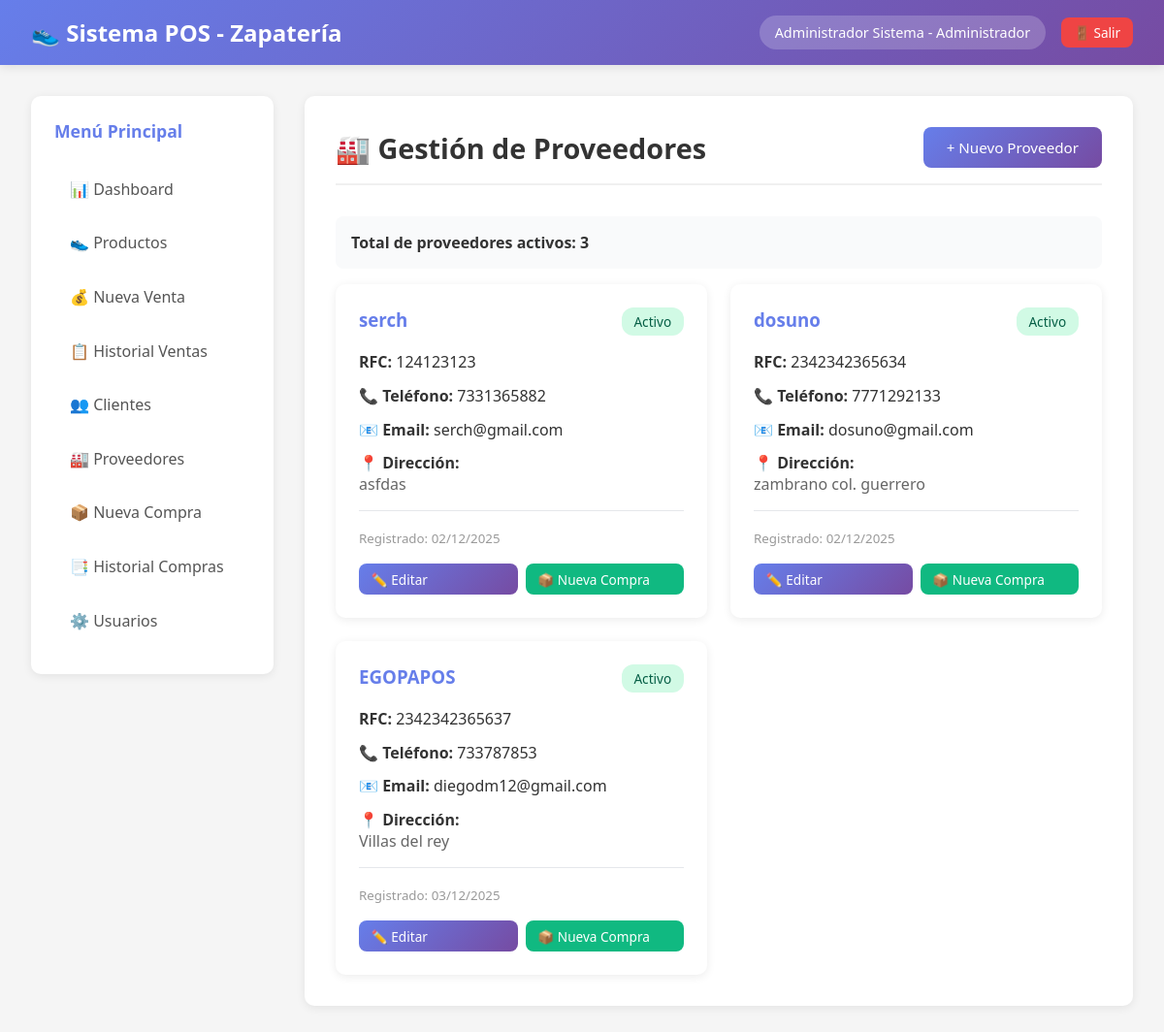
/proveedores/ (signed in), run on the app's committed database.
### pos/models.py (models this page shows, shortened)
class Usuario(AbstractUser):
    ROLES = (
        ('administrador', 'Administrador'),
        ('empleado', 'Empleado'),
        ('consulta', 'Consulta'),
    )
    rol = models.CharField(max_length=20, choices=ROLES, default='empleado')
    telefono = models.CharField(max_length=15, blank=True)
    class Meta:
        verbose_name = 'Usuario'
        verbose_name_plural = 'Usuarios'

class Proveedor(models.Model):
    nombre = models.CharField(max_length=200)
    rfc = models.CharField(max_length=13, unique=True)
    telefono = models.CharField(max_length=15)
    email = models.EmailField()
    direccion = models.TextField()
    activo = models.BooleanField(default=True)
    fecha_registro = models.DateTimeField(auto_now_add=True)
    class Meta:
        verbose_name_plural = 'Proveedores'

### pos/views.py (the view)
# urls.py: path('proveedores/', views.proveedores_lista, name='proveedores'),
@login_required
def proveedores_lista(request):
    proveedores = Proveedor.objects.filter(activo=True)
    context = {'proveedores': proveedores}
    return render(request, 'pos/proveedores.html', context)

### pos/templates/pos/proveedores.html (shortened to what this page needs)
{% extends 'pos/base.html' %}
{% block content %}
<div class="page-header">
    <h2>🏭 Gestión de Proveedores</h2>
    {% if user.rol == 'administrador' %}
    <a href="{% url 'proveedor_nuevo' %}" class="btn btn-primary">+ Nuevo Proveedor</a>
    {% endif %}
</div>
{% if proveedores %}
<div style="margin-bottom: 1rem; padding: 1rem; background: #f9fafb; border-radius: 8px;">
    <strong>Total de proveedores activos: {{ proveedores.count }}</strong>
</div>
<div style="display: grid; grid-template-columns: repeat(auto-fill, minmax(350px, 1fr)); gap: 1.5rem;">
    {% for proveedor in proveedores %}
    <div class="card">
        <div style="display: flex; justify-content: space-between; align-items: start; margin-bottom: 1rem;">
            <h3 style="margin: 0; color: #667eea;">{{ proveedor.nombre }}</h3>
            <span class="badge badge-success">Activo</span>
        </div>
        <div style="margin-bottom: 0.8rem;">
            <strong>RFC:</strong> {{ proveedor.rfc }}
        </div>
        <div style="margin-bottom: 0.8rem;">
            <strong>📞 Teléfono:</strong> {{ proveedor.telefono }}
        </div>
        <div style="margin-bottom: 0.8rem;">
            <strong>📧 Email:</strong> {{ proveedor.email }}
        </div>
        <div style="margin-bottom: 1rem;">
            <strong>📍 Dirección:</strong><br>
            <span style="color: #666;">{{ proveedor.direccion }}</span>
        </div>
        <div style="margin-top: 1rem; padding-top: 1rem; border-top: 1px solid #e5e7eb;">
            <small style="color: #999;">Registrado: {{ proveedor.fecha_registro|date:"d/m/Y" }}</small>
        </div>
        {% if user.rol == 'administrador' %}
        <div style="margin-top: 1rem; display: flex; gap: 0.5rem;">
            <a href="{% url 'proveedor_editar' proveedor.id %}" class="btn btn-primary btn-sm" style="flex: 1;">
                ✏️ Editar
            </a>
            <a href="{% url 'nueva_compra' %}?proveedor={{ proveedor.id }}" class="btn btn-success btn-sm" style="flex: 1;">
                📦 Nueva Compra
            </a>
        </div>
        {% endif %}
    </div>
    {% endfor %}
</div>
{% endif %}
{% endblock %}

### pos/templates/pos/base.html (shortened to what this page needs)
<!DOCTYPE html>
<html lang="es">
<head>
</head>
<body>
    <nav class="navbar">
        <div class="navbar-content">
            <h1>👟 Sistema POS - Zapatería</h1>
            <div class="nav-user">
                <span class="user-badge">{{ user.get_full_name|default:user.username }} - {{ user.get_rol_display }}</span>
                <a href="{% url 'logout' %}" class="btn btn-danger btn-sm">🚪 Salir</a>
            </div>
        </div>
    </nav>
    <div class="container">
        <aside class="sidebar">
            <h3>Menú Principal</h3>
            <a href="{% url 'dashboard' %}" class="menu-item">📊 Dashboard</a>
            <a href="{% url 'productos' %}" class="menu-item">👟 Productos</a>
            {% if user.rol != 'consulta' %}
            <a href="{% url 'nueva_venta' %}" class="menu-item">💰 Nueva Venta</a>
            {% endif %}
            <a href="{% url 'historial_ventas' %}" class="menu-item">📋 Historial Ventas</a>
            <a href="{% url 'clientes' %}" class="menu-item">👥 Clientes</a>
            <a href="{% url 'proveedores' %}" class="menu-item">🏭 Proveedores</a>
            {% if user.rol != 'consulta' %}
            <a href="{% url 'nueva_compra' %}" class="menu-item">📦 Nueva Compra</a>
            {% endif %}
            <a href="{% url 'historial_compras' %}" class="menu-item">📑 Historial Compras</a>
            {% if user.rol == 'administrador' %}
            <a href="{% url 'usuarios' %}" class="menu-item">⚙️ Usuarios</a>
            {% endif %}
        </aside>
        <main class="content">
            {% block content %}{% endblock %}
        </main>
    </div>
</body>
</html>

### pos/templates/pos/base.html (style rules this page uses)
* { margin: 0; padding: 0; box-sizing: border-box; }
body { font-family: 'Segoe UI', Tahoma, Geneva, Verdana, sans-serif; background: #f5f5f5; color: #333; }
.navbar { background: linear-gradient(135deg, #667eea 0%, #764ba2 100%); color: white; padding: 1rem 2rem; box-shadow: 0 2px 10px rgba(0,0,0,0.1); }
.navbar-content { max-width: 1400px; margin: 0 auto; display: flex; justify-content: space-between; align-items: center; }
.navbar h1 { font-size: 1.5rem; font-weight: 600; }
.nav-user { display: flex; align-items: center; gap: 1rem; }
.user-badge { background: rgba(255,255,255,0.2); padding: 0.5rem 1rem; border-radius: 20px; font-size: 0.9rem; }
.container { max-width: 1400px; margin: 0 auto; padding: 2rem; display: grid; grid-template-columns: 250px 1fr; gap: 2rem; }
.sidebar { background: white; border-radius: 10px; padding: 1.5rem; box-shadow: 0 2px 10px rgba(0,0,0,0.08); height: fit-content; position: sticky; top: 2rem; }
.sidebar h3 { margin-bottom: 1.5rem; color: #667eea; font-size: 1.1rem; }
.menu-item { display: block; padding: 0.8rem 1rem; margin-bottom: 0.5rem; color: #555; text-decoration: none; border-radius: 8px; transition: all 0.3s; }
.content { background: white; border-radius: 10px; padding: 2rem; box-shadow: 0 2px 10px rgba(0,0,0,0.08); min-height: 500px; }
.page-header { display: flex; justify-content: space-between; align-items: center; margin-bottom: 2rem; padding-bottom: 1rem; border-bottom: 2px solid #f0f0f0; }
.page-header h2 { color: #333; font-size: 1.8rem; }
.btn { padding: 0.7rem 1.5rem; border: none; border-radius: 8px; cursor: pointer; font-size: 0.95rem; text-decoration: none; display: inline-block; transition: all 0.3s; font-weight: 500; }
.btn-primary { background: linear-gradient(135deg, #667eea 0%, #764ba2 100%); color: white; }
.btn-success { background: #10b981; color: white; }
.btn-danger { background: #ef4444; color: white; }
.btn-sm { padding: 0.4rem 0.8rem; font-size: 0.85rem; }
.badge { padding: 0.3rem 0.8rem; border-radius: 12px; font-size: 0.85rem; font-weight: 500; }
.badge-success { background: #d1fae5; color: #065f46; }
.card { background: white; border-radius: 10px; padding: 1.5rem; box-shadow: 0 2px 10px rgba(0,0,0,0.08); }
.card h3 { color: #667eea; margin-bottom: 1rem; }

### data on the page
Usuario: get_full_name "Administrador Sistema", rol "Administrador"
Proveedor: nombre "serch", rfc "124123123", telefono "7331365882", email "serch@gmail.com", direccion "asfdas", fecha_registro "02/12/2025"
Proveedor: nombre "dosuno", rfc "2342342365634", telefono "7771292133", email "dosuno@gmail.com", direccion "zambrano col. guerrero", fecha_registro "02/12/2025"
Proveedor: nombre "EGOPAPOS", rfc "2342342365637", telefono "733787853", email "diegodm12@gmail.com", direccion "Villas del rey", fecha_registro "03/12/2025"

### other printed values
{{ proveedores.count }} "3"
